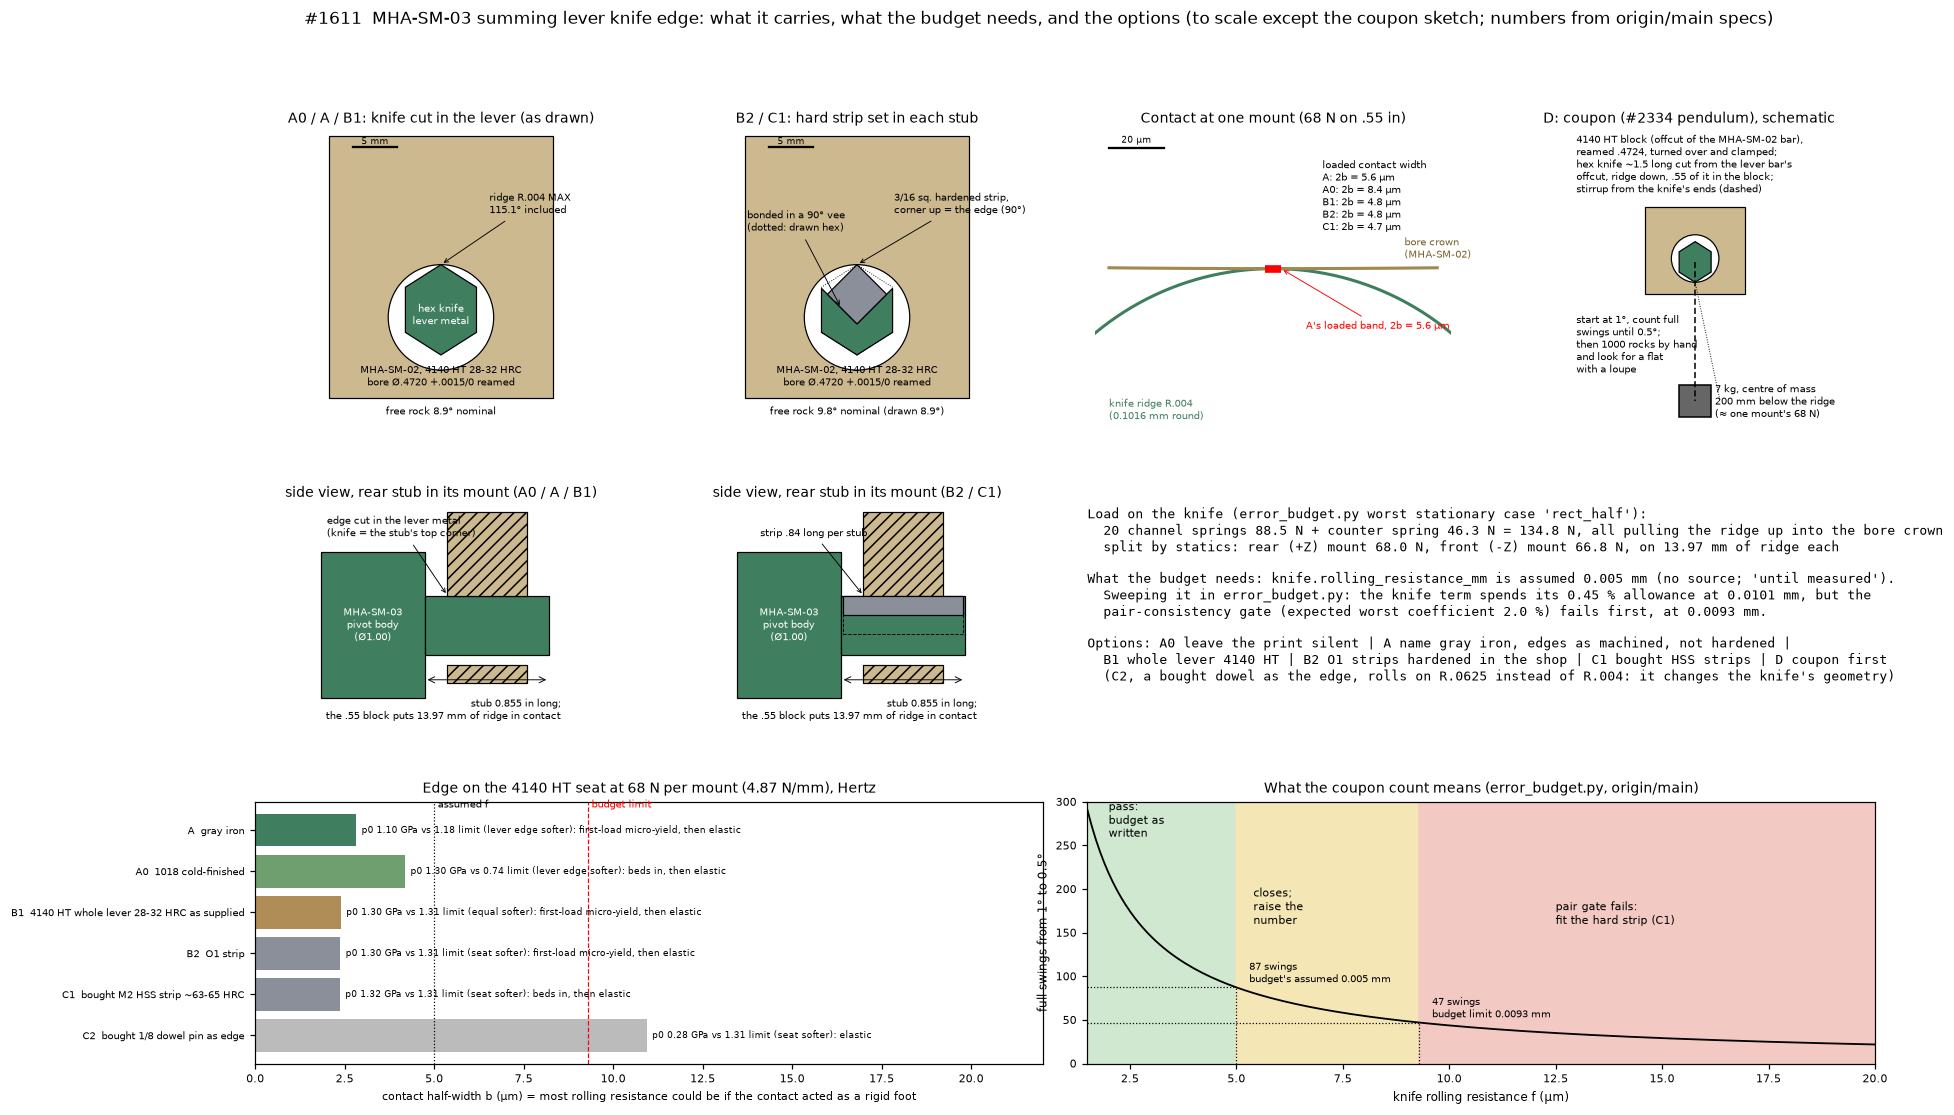

Reproduce this figure in Python.
"""Issue #1611 owner pack: MHA-SM-03 knife edge -- load, contact stress,
budget need and the options, drawn to scale.

Run from a clean origin/main worktree's cad/scripts (the spec modules are
imported, never copied):

    uv run python C:/Users/pedro/Downloads/dfm-v48-decisions/issue-1611-knife-options.py

Inputs read live:
  sm_summing_lever_spec  hex 8.080 x 10.268, ridge R.004 MAX, stub 21.717,
                         spring row Z, knife seat Z stations
  sm_knife_mount_spec    bore R 5.9944 (+.0015/0 in on dia), block .55 deep
  error_budget.py        knife load cases (closed_form.knife) and the knife
                         rolling-resistance sweep (issue-1611-knife-sweep.json,
                         written by issue-1611-knife-sweep.py)
Material constants are handbook values, flagged in the table printout.
"""

from __future__ import annotations

import json
import math
import sys
from pathlib import Path

import matplotlib

matplotlib.use("Agg")
import matplotlib.pyplot as plt  # noqa: E402
from matplotlib.patches import Circle, Polygon, Rectangle  # noqa: E402

sys.path.insert(0, ".")
import error_budget as eb  # noqa: E402
import sm_knife_mount_spec as M  # noqa: E402
import sm_summing_lever_spec as L  # noqa: E402

OUT = Path(r"C:\Users\pedro\Downloads\dfm-v48-decisions")
IN = 25.4

# ---------------------------------------------------------------- load ----
report = eb.build_report(eb.load_budget())
knife = report["closed_form"]["knife"]
case = knife["maximum_conservative_knife_load_case"]
c = knife["load_cases"][case]
F_CH, F_CO = c["channel_force_sum_N"], c["counter_force_N"]
F_TOT = c["conservative_knife_load_N"]
# Split between the two mounts by statics: the 20 channel springs at their
# taps (equal shares), the counter spring at the boss (local Z 0), each
# ridge bearing at its stub's mid-length.
z_taps = [L.HOLE_Z_FIRST + i * L.CHANNEL_PITCH for i in range(L.HOLE_COUNT)]
zp, zm = L.KNIFE_SEAT_Z_PLUS, L.KNIFE_SEAT_Z_MINUS
span = zp - zm
r_plus = (sum(F_CH / len(z_taps) * (z - zm) for z in z_taps) + F_CO * (0 - zm)) / span
r_minus = F_TOT - r_plus
F_MOUNT = max(r_plus, r_minus)
LEN = M.SUPPORT_Z_THICK  # ridge length bearing in one .55 block
W = F_MOUNT / LEN  # N/mm

# ------------------------------------------------------------- contact ----
R_EDGE = L.KNIFE_RIDGE_R
R_BORE = M.R_BORE
SEAT = dict(name="MHA-SM-02 4140 HT", E=205e3, nu=0.29, Y=(655.0, 900.0))
# Y for a soft edge: hardness-based estimate Y ~ H/3 (H = 9.81 HB MPa) where
# no yield is published for contact; steels use catalogue yields.
EDGES = [
    ("A", "gray iron (Dura-Bar G2, class 40)\n180-302 HB, as machined", 117e3, 0.26, 9.81 * 180 / 3, R_EDGE),
    ("A0", "1018 cold-finished (the print\nalso allows it), 126 HB", 205e3, 0.29, 370.0, R_EDGE),
    ("B1", "4140 HT whole lever\n28-32 HRC as supplied", 205e3, 0.29, 655.0, R_EDGE),
    ("B2", "O1 strip, shop torch + 400 F oven\n~60 HRC", 210e3, 0.29, 1900.0, R_EDGE),
    ("C1", "bought M2 HSS strip\n~63-65 HRC, ground", 220e3, 0.30, 2500.0, R_EDGE),
    ("C2", "bought 1/8 dowel pin as edge\n(R.0625 roll, not R.004)", 205e3, 0.29, 1900.0, 0.125 * IN / 2),
]


def hertz(E1, nu1, E2, nu2, r_edge, w):
    estar = 1.0 / ((1 - nu1**2) / E1 + (1 - nu2**2) / E2)
    rprime = 1.0 / (1.0 / r_edge - 1.0 / R_BORE)
    p0 = math.sqrt(w * estar / (math.pi * rprime))
    b = math.sqrt(4 * w * rprime / (math.pi * estar))
    return estar, rprime, p0, b


rows = []
for key, label, E, nu, Y, r in EDGES:
    estar, rp, p0, b = hertz(E, nu, SEAT["E"], SEAT["nu"], r, W)
    if Y < SEAT["Y"][0]:
        y_soft, soft = Y, "lever edge"
    elif Y == SEAT["Y"][0]:
        y_soft, soft = Y, "equal"
    else:
        y_soft, soft = SEAT["Y"][0], "seat"
    shake = 2.0 * y_soft  # line contact elastic shakedown, Tresca 4k (#2334)
    onset = 1.79 * y_soft  # first yield, von Mises, line contact
    if p0 > shake:  # beds in until the shakedown pressure carries the load
        rp_bed = W * estar / (math.pi * shake**2)
        b_use = math.sqrt(4 * W * rp_bed / (math.pi * estar))
        state = "beds in, then elastic"
    else:
        b_use = b
        state = "first-load micro-yield, then elastic" if p0 > onset else "elastic"
    rows.append(dict(key=key, label=label, p0=p0, b_um=b * 1e3, b_used_um=b_use * 1e3,
                     soft=soft, onset=onset, shake=shake, state=state, r=r))

sweep = json.load(open(OUT / "issue-1611-knife-sweep.json"))
# pair gate crossing (expected worst coefficient = 2.0): refined runs
# 0.009 -> 1.968, 0.0095 -> 2.022 (same code, same seed)
F_CEIL = 0.009 + 0.0005 * (2.0 - 1.9681) / (2.0220 - 1.9681)
D_THETA = math.radians(0.5)
L_PEND = 200.0
swings = lambda f: D_THETA * L_PEND / (4.0 * f)  # noqa: E731  full swings 1 deg -> 0.5 deg

print(f"knife load case {case}: channels {F_CH:.1f} N + counter {F_CO:.1f} N = {F_TOT:.1f} N")
print(f"mount split: +Z {r_plus:.1f} N, -Z {r_minus:.1f} N; per mount max {F_MOUNT:.1f} N over {LEN:.2f} mm = {W:.2f} N/mm")
for r in rows:
    print(f"{r['key']:7s} p0 {r['p0']:7.0f} MPa  b {r['b_um']:5.2f} um (used {r['b_used_um']:5.2f})  softer {r['soft']:10s} onset {r['onset']:5.0f} shake {r['shake']:5.0f}  {r['state']}")
print(f"budget ceiling f = {F_CEIL * 1e3:.2f} um; swings at 5 um {swings(0.005):.0f}, at ceiling {swings(F_CEIL):.0f}")
print("rock (nominal, t=0): drawn", M.free_rock_deg(0.0))

# ------------------------------------------------------------- geometry ----
HW, HH = L.HEX_W / 2, L.HEX_H
RIDGE_Y = HH / 2  # lever axis at (0, 0)
BORE_C = RIDGE_Y - R_BORE  # ridge on the bore crown (springs pull it up)
BLK_TOP = RIDGE_Y + M.BORE_CROWN_DEPTH
BLK_BOT = BLK_TOP - M.BLOCK_HEIGHT_PRINTED
SQ = 0.1875 * IN  # 3/16 square strip
DIAG = SQ * math.sqrt(2)


def hex_pts():
    return [(0, RIDGE_Y), (HW, HH / 4), (HW, -HH / 4), (0, -RIDGE_Y), (-HW, -HH / 4), (-HW, HH / 4)]


def strip_stub_pts():
    """Hex stub after the 90 deg vee that seats the strip's lower half."""
    apex = RIDGE_Y - DIAG
    y_side = apex + HW  # vee wall meets the hex side face
    return [(-HW, y_side), (0, apex), (HW, y_side), (HW, -HH / 4), (0, -RIDGE_Y), (-HW, -HH / 4)], apex


def mount(ax):
    ax.add_patch(Rectangle((-M.BLK_HALF_X, BLK_BOT), 2 * M.BLK_HALF_X, M.BLOCK_HEIGHT_PRINTED,
                           fc="#cdb98f", ec="k", lw=0.8, zorder=1))
    ax.add_patch(Circle((0, BORE_C), R_BORE, fc="white", ec="k", lw=0.8, zorder=2))
    ax.text(0, BLK_BOT + 1.0, "MHA-SM-02, 4140 HT 28-32 HRC\nbore Ø.4720 +.0015/0 reamed",
            ha="center", va="bottom", fontsize=6.5)


def end_view(ax, title, which):
    mount(ax)
    if which == "drawn":
        ax.add_patch(Polygon(hex_pts(), closed=True, fc="#3f7f5f", ec="k", lw=0.8, zorder=3))
        ax.text(0, -0.6, "hex knife\nlever metal", ha="center", va="center", fontsize=6.5, color="w", zorder=4)
        ax.annotate(f"ridge R.004 MAX\n{L.RIDGE_ANGLE_DEG:.1f}° included", (0.0, RIDGE_Y), (5.5, 11.0),
                    fontsize=6.5, arrowprops=dict(arrowstyle="->", lw=0.6), zorder=5)
        ax.text(0, BLK_BOT - 1.0, f"free rock {M.free_rock_deg(0.0):.1f}° nominal", ha="center", va="top", fontsize=6.5)
    elif which == "strip":
        pts, apex = strip_stub_pts()
        ax.add_patch(Polygon(pts, closed=True, fc="#3f7f5f", ec="k", lw=0.8, zorder=3))
        sq = [(0, RIDGE_Y), (DIAG / 2, RIDGE_Y - DIAG / 2), (0, apex), (-DIAG / 2, RIDGE_Y - DIAG / 2)]
        ax.add_patch(Polygon(sq, closed=True, fc="#8a8f99", ec="k", lw=0.8, zorder=4))
        ax.plot(*zip(*hex_pts(), hex_pts()[0]), ls=":", lw=0.6, color="k", zorder=5)
        ax.annotate("3/16 sq. hardened strip,\ncorner up = the edge (90°)", (0.0, RIDGE_Y), (4.2, 11.0),
                    fontsize=6.5, arrowprops=dict(arrowstyle="->", lw=0.6), zorder=6)
        ax.annotate("bonded in a 90° vee\n(dotted: drawn hex)", (-1.8, apex + 1.8), (-12.5, 9.0),
                    fontsize=6.5, arrowprops=dict(arrowstyle="->", lw=0.6), zorder=6)
        rock = min(M.free_rock_deg(0.0, shoulder_drop=RIDGE_Y - (apex + HW)),
                   M.free_rock_deg(0.0, hex_w=DIAG, shoulder_drop=DIAG / 2))
        ax.text(0, BLK_BOT - 1.0, f"free rock {rock:.1f}° nominal (drawn {M.free_rock_deg(0.0):.1f}°)", va="top",
                ha="center", fontsize=6.5)
    ax.set_title(title, fontsize=9)
    ax.set_xlim(-14, 14)
    ax.set_ylim(BLK_BOT - 4.0, BLK_TOP + 0.5)
    ax.set_aspect("equal")
    ax.axis("off")
    ax.plot([-10, -5], [BLK_TOP - 1.2] * 2, "k", lw=1.5)
    ax.text(-7.5, BLK_TOP - 0.9, "5 mm", ha="center", fontsize=6)


def side_view(ax, title, strip):
    z0 = L.PLATE_Z_PLUS
    z1 = L.HEX_Z_OUTER_PLUS
    ax.add_patch(Rectangle((z0 - 18, -L.CYL_R), 18, 2 * L.CYL_R, fc="#3f7f5f", ec="k", lw=0.8))
    ax.text(z0 - 9, 0, "MHA-SM-03\npivot body\n(Ø1.00)", ha="center", va="center", fontsize=6.5, color="w")
    ax.add_patch(Rectangle((z0, -HH / 2), z1 - z0, HH, fc="#3f7f5f", ec="k", lw=0.8, zorder=2))
    zc, d = L.KNIFE_SEAT_Z_PLUS, M.SUPPORT_Z_THICK
    bore_top, bore_bot = RIDGE_Y, RIDGE_Y - 2 * R_BORE
    for ylo, yhi in ((bore_top, BLK_TOP), (BLK_BOT, bore_bot)):
        ax.add_patch(Rectangle((zc - d / 2, ylo), d, yhi - ylo, fc="#cdb98f", ec="k", lw=0.8,
                               hatch="///", zorder=3))
    ax.plot([zc - d / 2, zc + d / 2], [bore_bot] * 2, "k", lw=0.6, zorder=3)
    if strip:
        apex = RIDGE_Y - DIAG
        ax.add_patch(Rectangle((z0 + 0.5, RIDGE_Y - DIAG / 2), z1 - z0 - 1.0, DIAG / 2,
                               fc="#8a8f99", ec="k", lw=0.8, zorder=4))
        ax.add_patch(Rectangle((z0 + 0.5, apex), z1 - z0 - 1.0, DIAG / 2, fc="none", ec="k",
                               lw=0.6, ls="--", zorder=4))
        ax.annotate("strip .84 long per stub", (z0 + 4, RIDGE_Y), (z0 - 14, 15.5), fontsize=6.5,
                    arrowprops=dict(arrowstyle="->", lw=0.6))
    else:
        ax.annotate("edge cut in the lever metal\n(knife = the stub's top corner)", (z0 + 4, RIDGE_Y),
                    (z0 - 17, 15.5), fontsize=6.5, arrowprops=dict(arrowstyle="->", lw=0.6))
    ax.annotate("", (z0, -9.5), (z1, -9.5), arrowprops=dict(arrowstyle="<->", lw=0.6))
    ax.text(z1 + 2, -12.6, f"stub {L.HEX_DEPTH / IN:.3f} in long;\nthe .55 block puts "
            f"{M.SUPPORT_Z_THICK:.2f} mm of ridge in contact", ha="right", va="top", fontsize=6.5)
    ax.set_title(title, fontsize=9)
    ax.set_xlim(z0 - 19, z1 + 3)
    ax.set_ylim(BLK_BOT - 8.0, BLK_TOP + 1)
    ax.set_aspect("equal")
    ax.axis("off")


def contact_zoom(ax):
    """The modelled R.004 round on the bore crown, with each pairing's
    loaded contact width (half-width b, Hertz, or after bedding in)."""
    s = 1e3  # mm -> um
    th = [i / 200 * math.pi for i in range(201)]
    rr = R_EDGE * s
    ax.plot([rr * math.cos(t) for t in th], [-rr + rr * math.sin(t) for t in th], color="#3f7f5f", lw=2)
    # bore crown (concave, radius 5994 um) drawn across +-60 um
    xs = [x for x in range(-60, 61)]
    ax.plot(xs, [R_BORE * s - math.sqrt((R_BORE * s) ** 2 - x * x) for x in xs], color="#a08850", lw=2)
    ax.text(48, 4, "bore crown\n(MHA-SM-02)", fontsize=6.5, color="#7a6230")
    ax.text(-60, -55, "knife ridge R.004\n(0.1016 mm round)", fontsize=6.5, color="#3f7f5f")
    b_a = rows[0]["b_used_um"]
    ax.plot([-b_a, b_a], [0.0, 0.0], color="r", lw=5, solid_capstyle="butt")
    ax.annotate(f"A's loaded band, 2b = {2 * b_a:.1f} µm", (b_a, 0.0), (12, -22), fontsize=6.5, color="r",
                arrowprops=dict(arrowstyle="->", lw=0.6, color="r"))
    lines = [f"{r['key']}: 2b = {2 * r['b_used_um']:.1f} µm" for r in rows[:5]]
    ax.text(18, 40, "loaded contact width\n" + "\n".join(lines), va="top", fontsize=6.5)
    ax.set_title(f"Contact at one mount ({F_MOUNT:.0f} N on .55 in)", fontsize=9)
    ax.set_xlim(-65, 65)
    ax.set_ylim(-60, 50)
    ax.set_aspect("equal")
    ax.axis("off")
    ax.plot([-60, -40], [44, 44], "k", lw=1.5)
    ax.text(-50, 46, "20 µm", ha="center", fontsize=6)


def coupon(ax):
    ax.set_title("D: coupon (#2334 pendulum), schematic", fontsize=9)
    # block turned over and clamped: the reamed bore's lowest line is the seat;
    # the hex knife rests ridge-down on it, the weight hangs from its ends.
    ax.add_patch(Rectangle((-12.7, -9.0), 25.4, 22.0, fc="#cdb98f", ec="k", lw=0.8))
    ax.add_patch(Circle((0, 0), 6.0, fc="white", ec="k", lw=0.8))
    hy = -6.0 + HH / 2  # hex centre, ridge on the bore bottom
    ax.add_patch(Polygon([(0, hy - HH / 2), (HW, hy - HH / 4), (HW, hy + HH / 4), (0, hy + HH / 2),
                          (-HW, hy + HH / 4), (-HW, hy - HH / 4)], closed=True, fc="#3f7f5f", ec="k", lw=0.8))
    ax.plot([0, 0], [hy, -36], "k", lw=1.0, ls=(0, (4, 2)))
    ax.plot([0, 6.3], [-6.0, -36], "k:", lw=0.6)
    ax.add_patch(Rectangle((-4, -40), 8, 8, fc="#666", ec="k"))
    ax.text(5, -40, "7 kg, centre of mass\n200 mm below the ridge\n(≈ one mount's 68 N)", fontsize=6.5)
    ax.text(-30, 31.5, "4140 HT block (offcut of the MHA-SM-02 bar),\nreamed .4724, turned over and clamped;\n"
            "hex knife ~1.5 long cut from the lever bar's\noffcut, ridge down, .55 of it in the block;\n"
            "stirrup from the knife's ends (dashed)", fontsize=6.5, va="top")
    ax.text(-30, -14, "start at 1°, count full\nswings until 0.5°;\n"
            "then 1000 rocks by hand\nand look for a flat\nwith a loupe", fontsize=6.5, va="top")
    ax.set_xlim(-31, 28)
    ax.set_ylim(-44, 32)
    ax.set_aspect("equal")
    ax.axis("off")


def swing_chart(ax):
    fs = [x / 10 for x in range(15, 201)]
    ax.plot(fs, [swings(f / 1000) for f in fs], "k", lw=1.2)
    ax.axvspan(1.5, 5.0, color="#cfe8cf")
    ax.axvspan(5.0, F_CEIL * 1e3, color="#f5e7b5")
    ax.axvspan(F_CEIL * 1e3, 20, color="#f3c9c4")
    for f, txt in ((5.0, "budget's assumed 0.005 mm"), (F_CEIL * 1e3, f"budget limit {F_CEIL:.4f} mm")):
        n = swings(f / 1000)
        ax.plot([f, f], [0, n], "k:", lw=0.8)
        ax.plot([1.5, f], [n, n], "k:", lw=0.8)
        ax.text(f + 0.3, n + 6, f"{n:.0f} swings\n{txt}", fontsize=6.5)
    ax.text(2.0, 260, "pass:\nbudget as\nwritten", fontsize=7)
    ax.text(5.4, 160, "closes;\nraise the\nnumber", fontsize=7)
    ax.text(12.5, 160, "pair gate fails:\nfit the hard strip (C1)", fontsize=7)
    ax.set_xlabel("knife rolling resistance f (µm)", fontsize=8)
    ax.set_ylabel("full swings from 1° to 0.5°", fontsize=8)
    ax.set_xlim(1.5, 20)
    ax.set_ylim(0, 300)
    ax.tick_params(labelsize=7)
    ax.set_title("What the coupon count means (error_budget.py, origin/main)", fontsize=9)


def contact_chart(ax):
    keys = [r["key"] for r in rows]
    y = list(range(len(rows)))[::-1]
    ax.barh(y, [r["b_used_um"] for r in rows], color=["#3f7f5f", "#6f9f6f", "#b08d57", "#8a8f99", "#8a8f99", "#bbbbbb"])
    ax.axvline(5.0, color="k", ls=":", lw=0.8)
    ax.axvline(F_CEIL * 1e3, color="r", ls="--", lw=0.8)
    ax.text(5.1, len(rows) - 0.45, "assumed f", fontsize=6.5)
    ax.text(F_CEIL * 1e3 + 0.1, len(rows) - 0.45, "budget limit", fontsize=6.5, color="r")
    for yi, r in zip(y, rows):
        ax.text(r["b_used_um"] + 0.15, yi,
                f"p0 {r['p0'] / 1000:.2f} GPa vs {r['shake'] / 1000:.2f} limit ({r['soft']} softer): {r['state']}",
                va="center", fontsize=6.2)
    ax.set_yticks(y)
    ax.set_yticklabels([f"{r['key']}  {r['label'].replace(chr(10), ' ').split(',')[0].split(' (')[0]}" for r in rows], fontsize=6.5)
    ax.set_xlim(0, 22)
    ax.set_xlabel("contact half-width b (µm) = most rolling resistance could be if the contact acted as a rigid foot", fontsize=7)
    ax.tick_params(axis="x", labelsize=7)
    ax.set_title(f"Edge on the 4140 HT seat at {F_MOUNT:.0f} N per mount ({W:.2f} N/mm), Hertz", fontsize=9)


fig = plt.figure(figsize=(19, 11))
gs = fig.add_gridspec(3, 4, height_ratios=[1.15, 0.85, 1.0], hspace=0.28, wspace=0.12)
end_view(fig.add_subplot(gs[0, 0]), "A0 / A / B1: knife cut in the lever (as drawn)", "drawn")
end_view(fig.add_subplot(gs[0, 1]), "B2 / C1: hard strip set in each stub", "strip")
contact_zoom(fig.add_subplot(gs[0, 2]))
coupon(fig.add_subplot(gs[0, 3]))
side_view(fig.add_subplot(gs[1, 0]), "side view, rear stub in its mount (A0 / A / B1)", False)
side_view(fig.add_subplot(gs[1, 1]), "side view, rear stub in its mount (B2 / C1)", True)
ax_t = fig.add_subplot(gs[1, 2:])
ax_t.axis("off")
ax_t.text(0.0, 1.0,
          f"Load on the knife (error_budget.py worst stationary case '{case}'):\n"
          f"  20 channel springs {F_CH:.1f} N + counter spring {F_CO:.1f} N = {F_TOT:.1f} N, all pulling the ridge up into the bore crown\n"
          f"  split by statics: rear (+Z) mount {r_plus:.1f} N, front (-Z) mount {r_minus:.1f} N, on {M.SUPPORT_Z_THICK:.2f} mm of ridge each\n\n"
          f"What the budget needs: knife.rolling_resistance_mm is assumed 0.005 mm (no source; 'until measured').\n"
          f"  Sweeping it in error_budget.py: the knife term spends its 0.45 % allowance at 0.0101 mm, but the\n"
          f"  pair-consistency gate (expected worst coefficient 2.0 %) fails first, at {F_CEIL:.4f} mm.\n\n"
          f"Options: A0 leave the print silent | A name gray iron, edges as machined, not hardened |\n"
          f"  B1 whole lever 4140 HT | B2 O1 strips hardened in the shop | C1 bought HSS strips | D coupon first\n"
          f"  (C2, a bought dowel as the edge, rolls on R.0625 instead of R.004: it changes the knife's geometry)",
          va="top", fontsize=8.2, family="monospace")
contact_chart(fig.add_subplot(gs[2, 0:2]))
swing_chart(fig.add_subplot(gs[2, 2:]))
fig.suptitle("#1611  MHA-SM-03 summing lever knife edge: what it carries, what the budget needs, and the options "
             "(to scale except the coupon sketch; numbers from origin/main specs)", fontsize=11)
out = OUT / "issue-1611-knife-options.png"
fig.savefig(out, dpi=110, bbox_inches="tight")
print(out)
